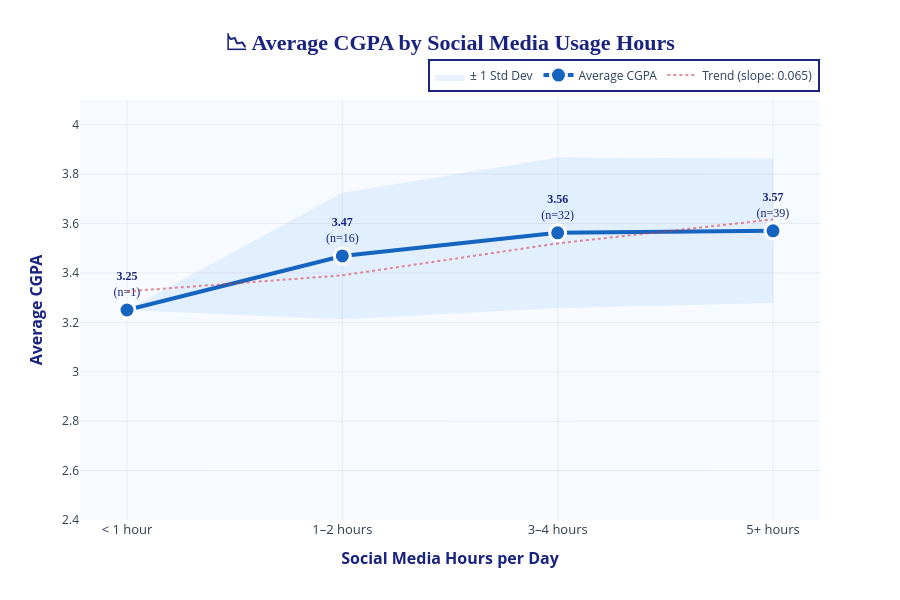

Write notebook code for a chart like this one.
### Code cell
# ═══════════════════════════════════════════════════════════════
# VISUALISATION 4: Line Chart
# Average CGPA by Social Media Usage Hours
# ═══════════════════════════════════════════════════════════════

sm_labels  = ['< 1 hour', '1–2 hours', '3–4 hours', '5+ hours']
sm_numeric = [0.5, 1.5, 3.5, 5.0]

# Safe aggregation — fillna to avoid NaN crash when data is filtered
avg_cgpa  = df.groupby('social_media_hours')['cgpa'].mean().reindex(sm_numeric).fillna(0)
count_sm  = df.groupby('social_media_hours')['cgpa'].count().reindex(sm_numeric).fillna(0).astype(int)
std_cgpa  = df.groupby('social_media_hours')['cgpa'].std().reindex(sm_numeric).fillna(0)

fig = go.Figure()

# Confidence band (mean ± std)
fig.add_trace(go.Scatter(
    x=sm_labels + sm_labels[::-1],
    y=list(avg_cgpa.values + std_cgpa.values) + list((avg_cgpa.values - std_cgpa.values)[::-1]),
    fill='toself',
    fillcolor='rgba(77,150,255,0.12)',
    line=dict(color='rgba(255,255,255,0)'),
    name='± 1 Std Dev',
    hoverinfo='skip'
))

# Main line with labels
fig.add_trace(go.Scatter(
    x=sm_labels,
    y=avg_cgpa.values,
    mode='lines+markers+text',
    line=dict(color='#1565C0', width=4),
    marker=dict(size=16, color='#1565C0', line=dict(color='white', width=3)),
    text=[f'<b>{v:.2f}</b><br>(n={int(n)})' for v, n in zip(avg_cgpa.values, count_sm.values)],
    textposition='top center',
    textfont=dict(size=12, family='Arial Black', color='#1A237E'),
    name='Average CGPA',
    hovertemplate='<b>%{x}</b><br>Avg CGPA: %{y:.2f}<extra></extra>'
))

# Regression trendline — only if data exists
if avg_cgpa.any():
    z_line = np.polyfit(sm_numeric, avg_cgpa.values, 1)
    p_line = np.poly1d(z_line)
    y_trend = [p_line(x) for x in sm_numeric]
    fig.add_trace(go.Scatter(
        x=sm_labels,
        y=y_trend,
        mode='lines',
        line=dict(color='rgba(220,50,50,0.55)', width=2, dash='dot'),
        name=f'Trend (slope: {z_line[0]:.3f})',
        hoverinfo='skip'
    ))

fig.update_layout(
    title=dict(
        text='<b>📉 Average CGPA by Social Media Usage Hours</b>',
        x=0.5, xanchor='center',
        font=dict(size=22, color='#1A237E', family='Arial Black')
    ),
    xaxis=dict(
        title=dict(text='<b>Social Media Hours per Day</b>', font=dict(size=16, color='#1A237E')),
        showgrid=True, gridcolor='rgba(200,200,200,0.3)',
        tickfont=dict(size=13, color='#2C3E50')
    ),
    yaxis=dict(
        title=dict(text='<b>Average CGPA</b>', font=dict(size=16, color='#1A237E')),
        showgrid=True, gridcolor='rgba(200,200,200,0.3)',
        tickfont=dict(size=12, color='#2C3E50'),
        range=[2.4, 4.1]
    ),
    plot_bgcolor='rgba(240,248,255,0.5)',
    paper_bgcolor='white',
    hovermode='x unified',
    hoverlabel=dict(bgcolor='white', font_size=13, font_family='Arial'),
    legend=dict(
        orientation='h', yanchor='bottom', y=1.02,
        xanchor='right', x=1,
        bgcolor='rgba(255,255,255,0.8)',
        bordercolor='#1A237E', borderwidth=2
    ),
    height=600
)

fig.show()

### Figure 1 — Plotly figure (JSON) as saved in the notebook; plotly's stock layout.template omitted (floating-point values rounded to 4 significant figures)
{"data": [{"fill": "toself", "fillcolor": "rgba(77,150,255,0.12)", "hoverinfo": "skip", "line": {"color": "rgba(255,255,255,0)"}, "name": "± 1 Std Dev", "type": "scatter", "x": ["< 1 hour", "1–2 hours", "3–4 hours", "5+ hours", "5+ hours", "3–4 hours", "1–2 hours", "< 1 hour"], "y": [3.25, 3.725, 3.867, 3.863, 3.278, 3.258, 3.213, 3.25]}, {"hovertemplate": "<b>%{x}</b><br>Avg CGPA: %{y:.2f}<extra></extra>", "line": {"color": "#1565C0", "width": 4}, "marker": {"color": "#1565C0", "line": {"color": "white", "width": 3}, "size": 16}, "mode": "lines+markers+text", "name": "Average CGPA", "text": ["<b>3.25</b><br>(n=1)", "<b>3.47</b><br>(n=16)", "<b>3.56</b><br>(n=32)", "<b>3.57</b><br>(n=39)"], "textfont": {"color": "#1A237E", "family": "Arial Black", "size": 12}, "textposition": "top center", "type": "scatter", "x": ["< 1 hour", "1–2 hours", "3–4 hours", "5+ hours"], "y": [3.25, 3.469, 3.562, 3.571]}, {"hoverinfo": "skip", "line": {"color": "rgba(220,50,50,0.55)", "dash": "dot", "width": 2}, "mode": "lines", "name": "Trend (slope: 0.065)", "type": "scatter", "x": ["< 1 hour", "1–2 hours", "3–4 hours", "5+ hours"], "y": [3.325, 3.39, 3.52, 3.617]}], "layout": {"height": 600, "hoverlabel": {"bgcolor": "white", "font": {"family": "Arial", "size": 13}}, "hovermode": "x unified", "legend": {"bgcolor": "rgba(255,255,255,0.8)", "bordercolor": "#1A237E", "borderwidth": 2, "orientation": "h", "x": 1, "xanchor": "right", "y": 1.02, "yanchor": "bottom"}, "paper_bgcolor": "white", "plot_bgcolor": "rgba(240,248,255,0.5)", "title": {"font": {"color": "#1A237E", "family": "Arial Black", "size": 22}, "text": "<b>📉 Average CGPA by Social Media Usage Hours</b>", "x": 0.5, "xanchor": "center"}, "xaxis": {"gridcolor": "rgba(200,200,200,0.3)", "showgrid": true, "tickfont": {"color": "#2C3E50", "size": 13}, "title": {"font": {"color": "#1A237E", "size": 16}, "text": "<b>Social Media Hours per Day</b>"}}, "yaxis": {"gridcolor": "rgba(200,200,200,0.3)", "range": [2.4, 4.1], "showgrid": true, "tickfont": {"color": "#2C3E50", "size": 12}, "title": {"font": {"color": "#1A237E", "size": 16}, "text": "<b>Average CGPA</b>"}}}}
